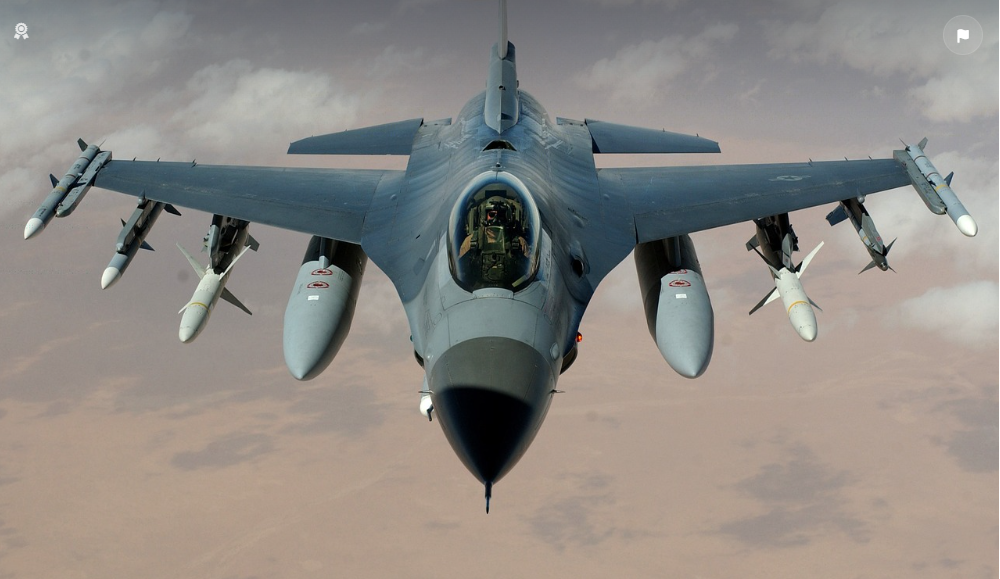
#> input picture img.png, 1000 x 579 px
$ jupyter execute Canny.ipynb
#> lines starting #> are read from the running program, lines starting #| are printed output that depends on the picture
[cell 1]
import cv2
import matplotlib.pyplot as plt
img=cv2.imread('img.png')
#> img is the input picture: shape (579, 1000, 3); mean B, G, R 133.6, 138.3, 142.4

grey=cv2.cvtColor(img,cv2.COLOR_BGR2GRAY)
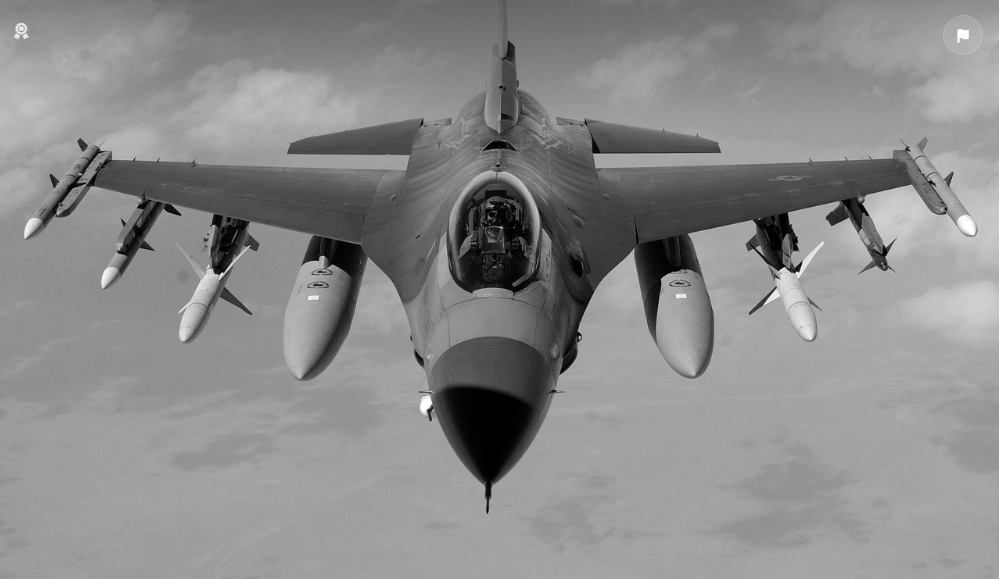
#> grey: shape (579, 1000); min 0, max 255, mean 139
edges=cv2.Canny(grey,100,200)
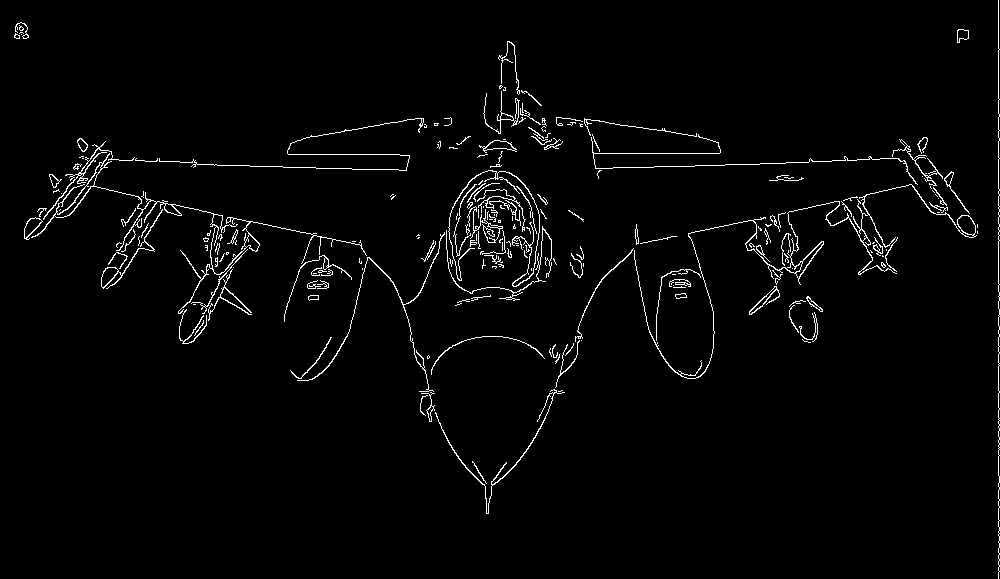
#> edges: shape (579, 1000); 2.3% white in thin lines or dots
blurred = cv2.blur(img, (50, 50))
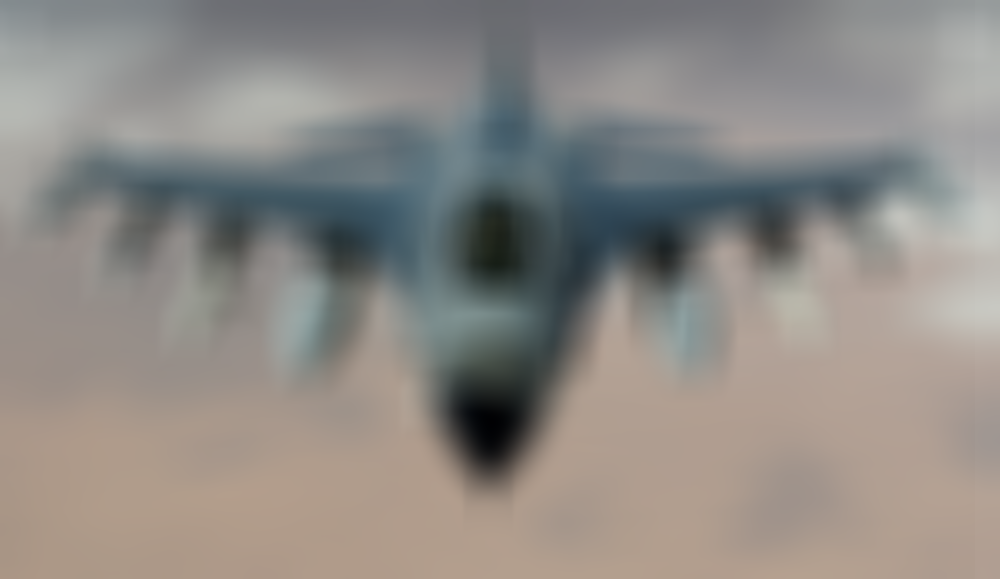
#> blurred: shape (579, 1000, 3); mean B, G, R 133.6, 138.2, 142.3
smoother=cv2.GaussianBlur(img,(51,51),0)
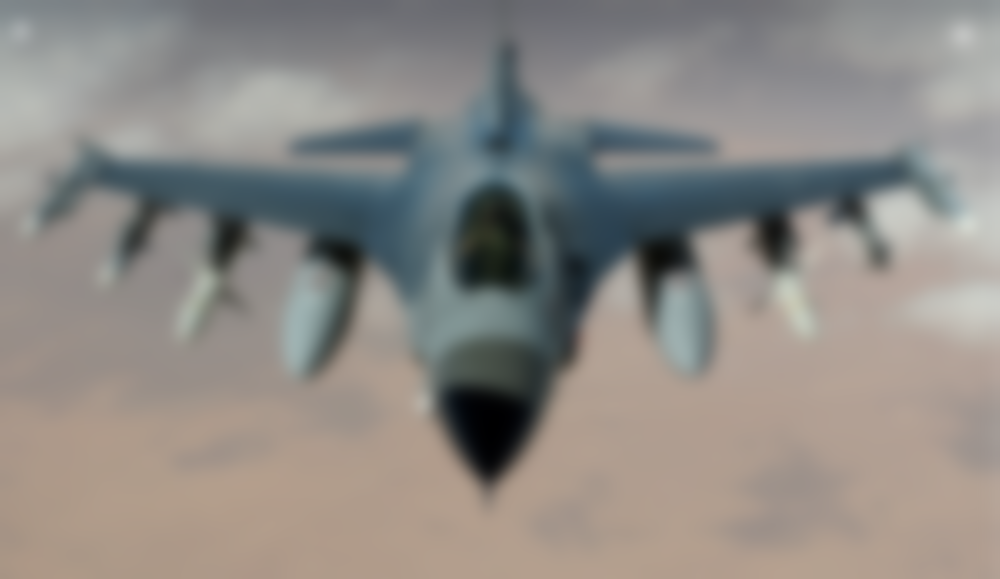
#> smoother: shape (579, 1000, 3); mean B, G, R 133.6, 138.2, 142.4
plt.figure(figsize=(7,8))
plt.subplot(2,4,1)
plt.imshow(img)
plt.subplot(2,4,2)
plt.imshow(edges)
plt.subplot(2,4,3)
plt.imshow(grey)
plt.subplot(2,4,4)
plt.imshow(blurred)
plt.subplot(2,4,5)
plt.imshow(smoother)
plt.show()
#> figure, not shown here; B, G, R data is drawn as R, G, B
plt.axis('off')
